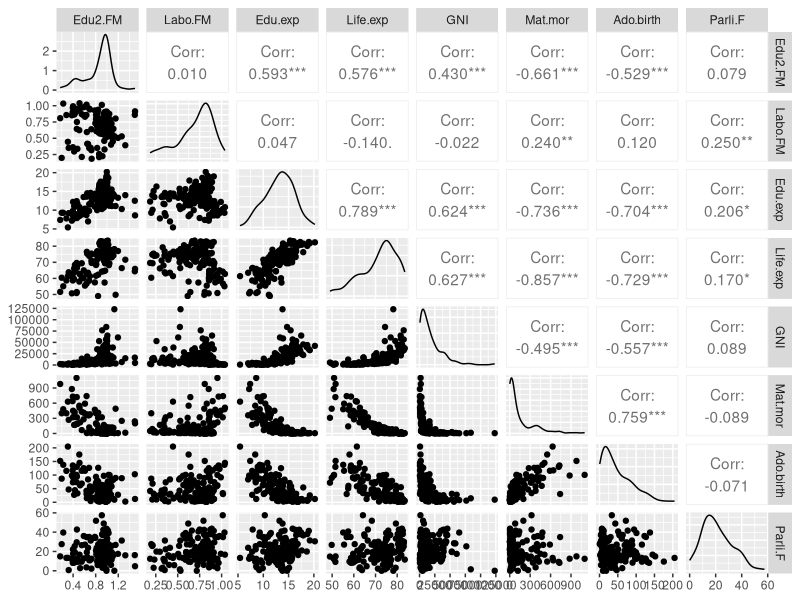
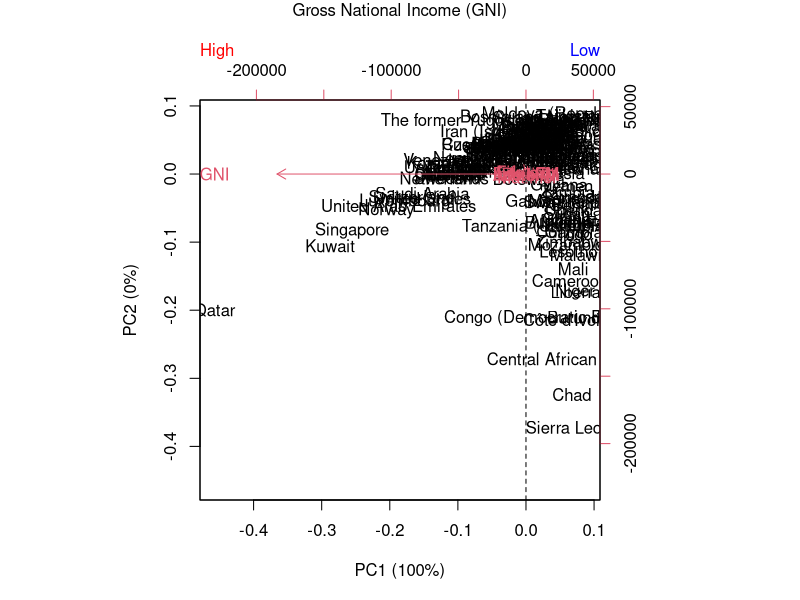
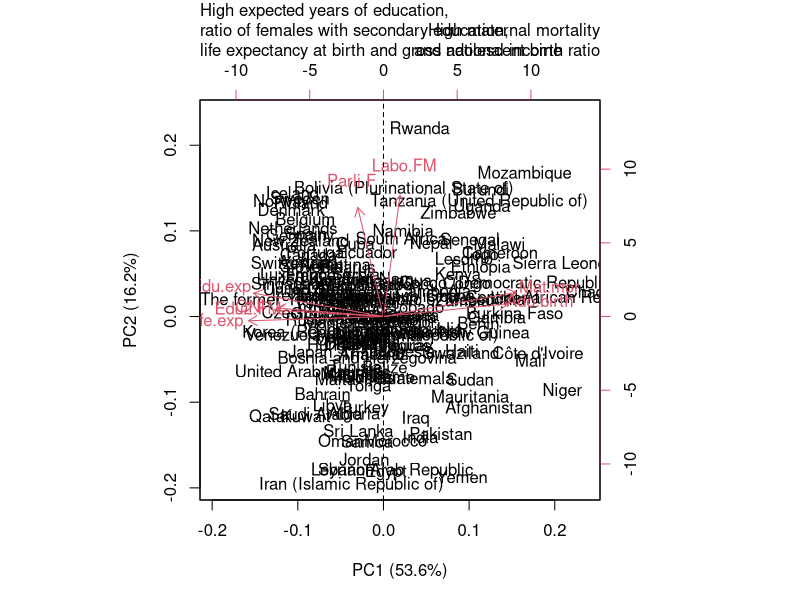
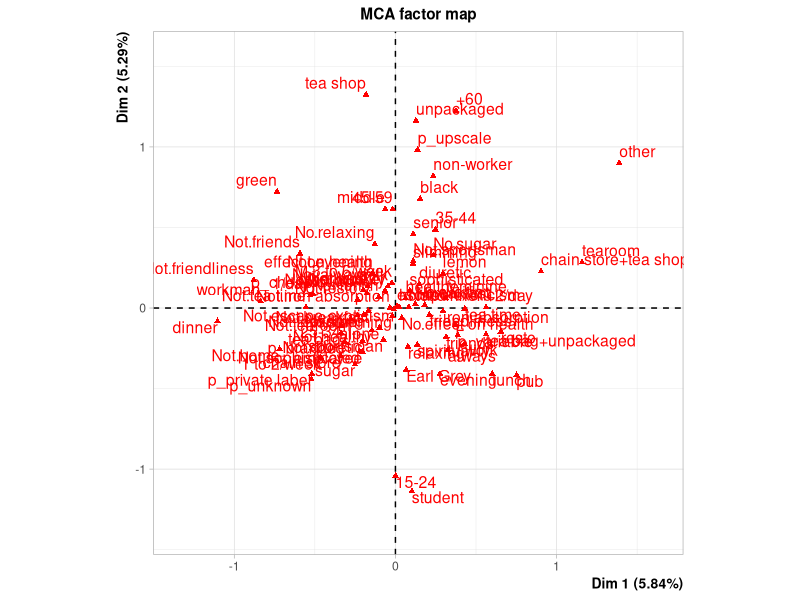

R code for these plots, in order:
## ---- chunk 1
date()
## ---- chunk 2
# load the libraries
library(ggplot2)
library(GGally)
library(dplyr)
library(tidyverse)

# import the data
human <- read.table("Data/human.txt", sep = "\t")

# graphical overview of the data
ggpairs(human)

# summaries
summary(human)
## ---- chunk 3
# PCA
pca_human <- prcomp(human)
summary(pca_human) # variability captured by the PCs

# PCA biplot
# create the percentages of variance for PC1 and 2
pcs1 <- summary(pca_human)
pcs1 <- round(100*pcs1$importance[2,], digits = 1)
pcs1 <- paste0(names(pcs1), " (", pcs1, "%)")
# draw the biplot
par(mar=c(5,5,5,5)) # make larger margins
biplot(pca_human, xlab = pcs1[1], ylab = pcs1[2]) # the plot
abline(v = 0, lty = 2) # adds vertical dashed line at position 0 on the x axis
mtext(c("High", "Low", "Gross National Income (GNI)"), 
      side = c(3,3,3), line = c(2,2,4), adj = c(0, 1, NA), 
      col = c("red", "blue", "black")) # add text in the top margin

# standardized values
human_std <- scale(human)

# PCA on standardized values
pca_std <- prcomp(human_std)
summary(pca_std)

# PCA biplot on standardized values
# create the percentages of variance for PC1 and 2
pcs2 <- summary(pca_std)
pcs2 <- round(100*pcs2$importance[2,], digits = 1)
pcs2 <- paste0(names(pcs2), " (", pcs2, "%)")
# draw the biplot
par(mar=c(5,5,5,5))
biplot(pca_std, xlab = pcs2[1], ylab = pcs2[2])
abline(v = 0, lty = 2)
mtext(c("High maternal mortality", "and adolescent birth ratio", "High expected years of education,", "ratio of females with secondary education,", "life expectancy at birth and gross national income"), 
      side = 3, line = c(3,2,4,3,2), adj = c(1,1,0,0,0))
## ---- chunk 4
# load the tea data
library(FactoMineR)
data(tea)

# structure and dimensions
dim(tea)
str(tea)
## ---- chunk 5
# multiple correspondence analysis (MCA) formula
mca_tea <- MCA(tea[,-19], graph = FALSE) # leave out variable "age" since it's not categirocal
summary(mca_tea)

# plot the results 
plot(mca_tea, invisible=c("ind"))
